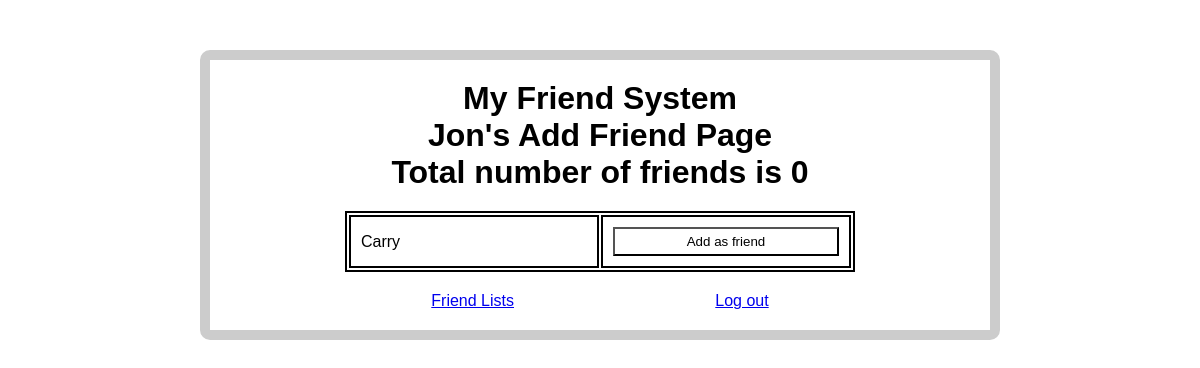
/views/friendadd.php (signed in), run on an earlier commit of the app's database.
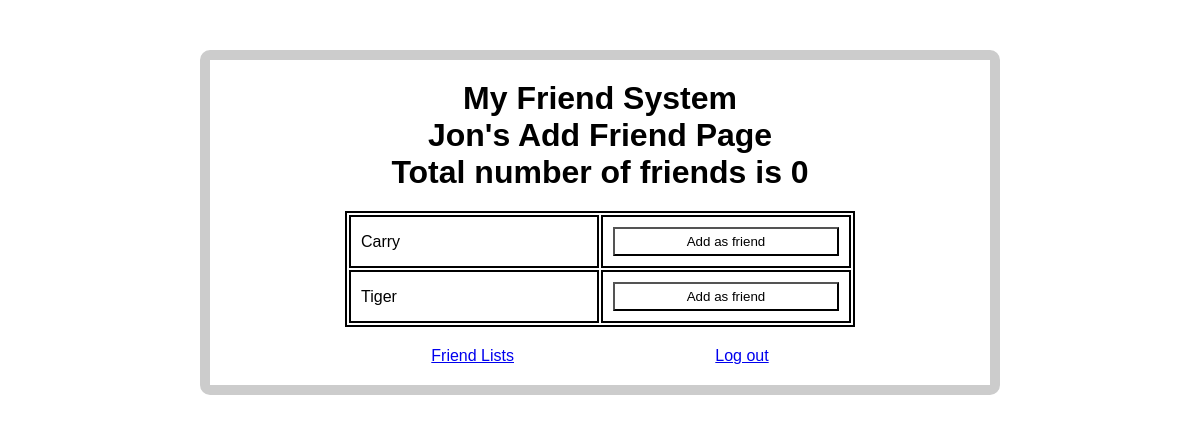
And on a later commit of the database.
### tables this page shows
CREATE TABLE `friends` (
  `friend_id` int(11) NOT NULL,
  `friend_email` varchar(50) NOT NULL,
  `password` varchar(20) NOT NULL,
  `profile_name` varchar(30) NOT NULL,
  `date_started` date NOT NULL,
  `num_of_friends` int(11) NOT NULL
);

### functions/allFunctions.php (called while the page is built, shortened)
<?php require_once('../db/db.php');
function getAllFriends()
{
    $conn = dbConnection();
    $sql = "select * from friends where friend_id not in (select friend_id2 from myfriends)";
    $result = mysqli_query($conn, $sql);
    $friends = [];
    while ($row = mysqli_fetch_assoc($result)) {
        array_push($friends, $row);
    }
    return $friends;
}

### views/friendadd.php (the view, shortened to what this page needs)
<?php require_once('../functions/session_header.php');
require_once('../functions/allFunctions.php'); ?>
<!DOCTYPE html>
<html lang="en">
<head>
    <link href="../style/main.css" rel="stylesheet" />
</head>
<body>
    <div class="container">
        <h1>My Friend System <br />
            <?=$_SESSION['profile_name']?>'s Add
            Friend Page <br />
            Total number of friends is
            <?=$_SESSION['num_of_friends']?>
        </h1>
        <table>
            <tbody>
                <?php $friends = getAllFriends(); for ($i=0; $i != count($friends); $i++) {
                    if ($friends[$i]['profile_name'] != $_SESSION['profile_name']) {
                        ?>
                <form action="../functions/addfriend.php" method="post">
                    <tr>
                        <td>
                            <?=$friends[$i]['profile_name']?>
                        </td>
                        <td>
                            <button type="submit" name="submit">Add as friend</button>
                        </td>
                    </tr>
                </form>
                <?php
                    }
                } ?>
            </tbody>
        </table>
        <div class="navlinks">
            <a href="./friendlist.php">Friend Lists</a>
            <a href="../functions/logout.php">Log out</a>
        </div>
    </div>
</body>
</html>

### style/main.css (style rules this page uses)
* { box-sizing: border-box; padding: 0; margin: 0; font-family: 'Poppins', sans-serif; }
.container { margin: 50px auto; max-width: 800px; border: 10px solid #ccc; border-radius: 10px; padding: 20px; }
.container h1 { text-align: center; margin-bottom: 20px; }
.navlinks { margin-top: 20px; display: flex; justify-content: space-evenly; }
table { margin: auto; }
table, tr, td { border: 2px solid; }
td { padding: 10px; width: 250px; }
td button { width: 100%; background-color: #fff; height: 100%; padding: 5px 0px; }

What changed in the data, as far as the page shows it:
added friends: profile_name "Tiger"
